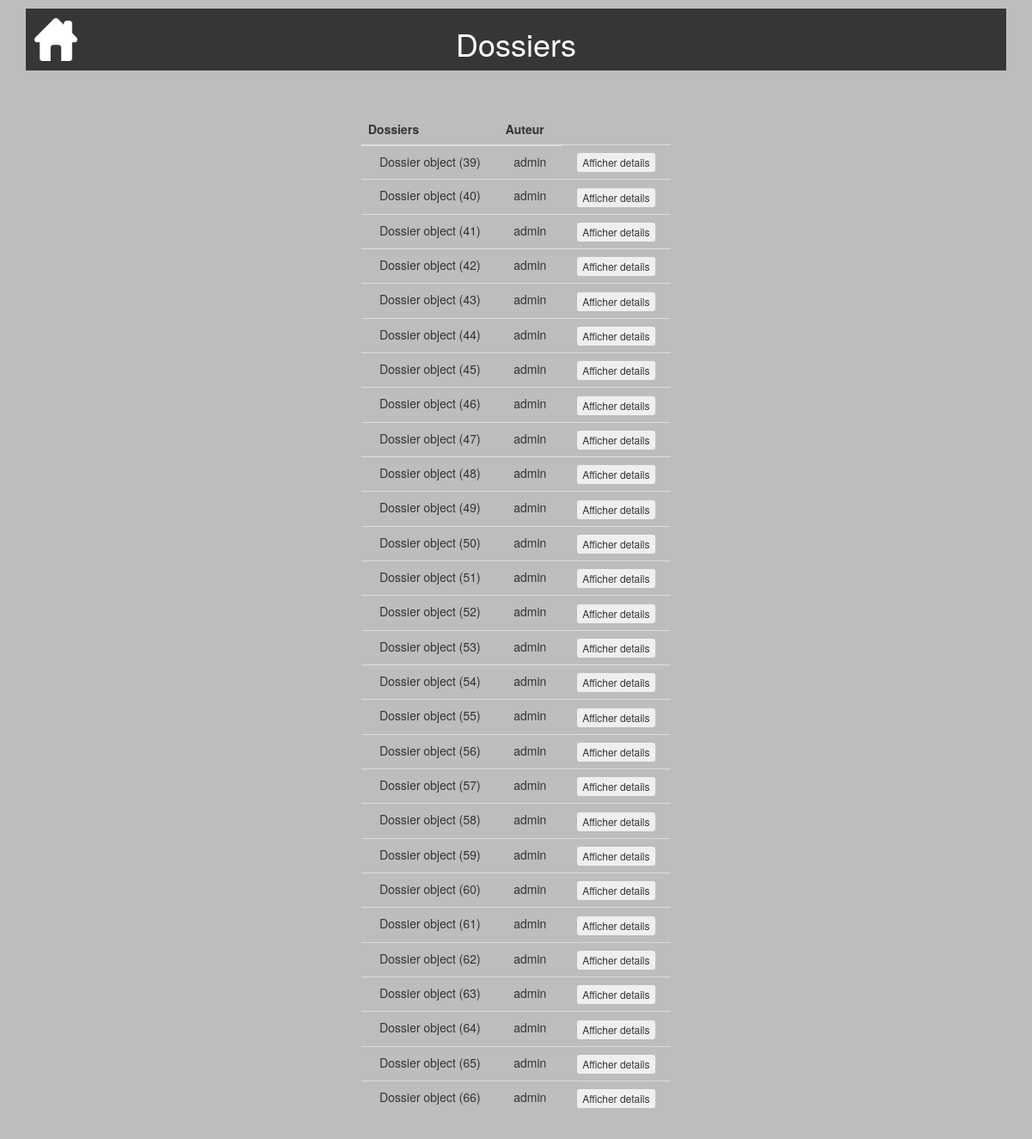
Screenshot of /consultertouslesdossiers/ (signed in) with the database file from the repository.
### calculdej/models.py (models this page shows, shortened)
class Dossier(models.Model):
    date = models.DateTimeField(default=timezone.now, blank=True, verbose_name="Date création")
    auteur = models.ForeignKey(settings.AUTH_USER_MODEL, on_delete=models.CASCADE)
    imc = models.DecimalField(default=0.00,max_digits=5, decimal_places=2)
    age = models.IntegerField(default=0)
    de = models.DecimalField(default=0.00,max_digits=5, decimal_places=2)
    sexe = models.CharField(default="",max_length=1)
    dernier = models.BooleanField(default=True)

### consultertouslesdossiers/views.py (the view, shortened to what this page needs)
# urls.py: url('consultertouslesdossiers/', include('consultertouslesdossiers.urls')),
@login_required
@user_passes_test(check_user)
def consultertouslesdossiers(request):
    dossiers = Dossier.objects.all()
    return render(request, 'consultertouslesdossiers/consultertouslesdossiers.html', locals())

### consultertouslesdossiers/views.py (called while the page is built)
def check_user(user):
    if user.is_authenticated:
        username = user.get_username()
    return username=='admin'

### consultertouslesdossiers/templates/consultertouslesdossiers/consultertouslesdossiers.html (shortened to what this page needs)
{% extends "base.html" %}
{% block header %}<h1>Dossiers</h1>{% endblock %}
{% block content %}
<table class="table">
  <thead>
       <tr>
           <th>Dossiers</th>
           <th>Auteur</th>
       </tr>
   </thead>
   <tbody>
       {% for d in dossiers %}
       <tr>
           <td>{{ d }}</td>
           <td>{{ d.auteur }}</td>
           <td>
             <form method="post">
                 <button onclick="details()" class="btn btn-xs" type="submit" name="btnaffdetails" value="{{d.id}}">Afficher details</button>
             </form>
          </td>
       </tr>
      {%endfor%}
    </tbody>
</table>
{% endblock %}

### static/css/style.css (style rules this page uses)
body { background-color: #BDBDBD; margin-left: auto; margin-right: auto; }

### rows the page displays
Dossier: id "Dossier object (39)", auteur "admin"
Dossier: id "Dossier object (40)", auteur "admin"
Dossier: id "Dossier object (41)", auteur "admin"
Dossier: id "Dossier object (42)", auteur "admin"
Dossier: id "Dossier object (43)", auteur "admin"
Dossier: id "Dossier object (44)", auteur "admin"
Dossier: id "Dossier object (45)", auteur "admin"
Dossier: id "Dossier object (46)", auteur "admin"
Dossier: id "Dossier object (47)", auteur "admin"
Dossier: id "Dossier object (48)", auteur "admin"
Dossier: id "Dossier object (49)", auteur "admin"
Dossier: id "Dossier object (50)", auteur "admin"
Dossier: id "Dossier object (51)", auteur "admin"
Dossier: id "Dossier object (52)", auteur "admin"
Dossier: id "Dossier object (53)", auteur "admin"
Dossier: id "Dossier object (54)", auteur "admin"
Dossier: id "Dossier object (55)", auteur "admin"
Dossier: id "Dossier object (56)", auteur "admin"
Dossier: id "Dossier object (57)", auteur "admin"
Dossier: id "Dossier object (58)", auteur "admin"
Dossier: id "Dossier object (59)", auteur "admin"
Dossier: id "Dossier object (60)", auteur "admin"
Dossier: id "Dossier object (61)", auteur "admin"
Dossier: id "Dossier object (62)", auteur "admin"
Dossier: id "Dossier object (63)", auteur "admin"
Dossier: id "Dossier object (64)", auteur "admin"
Dossier: id "Dossier object (65)", auteur "admin"
Dossier: id "Dossier object (66)", auteur "admin"
